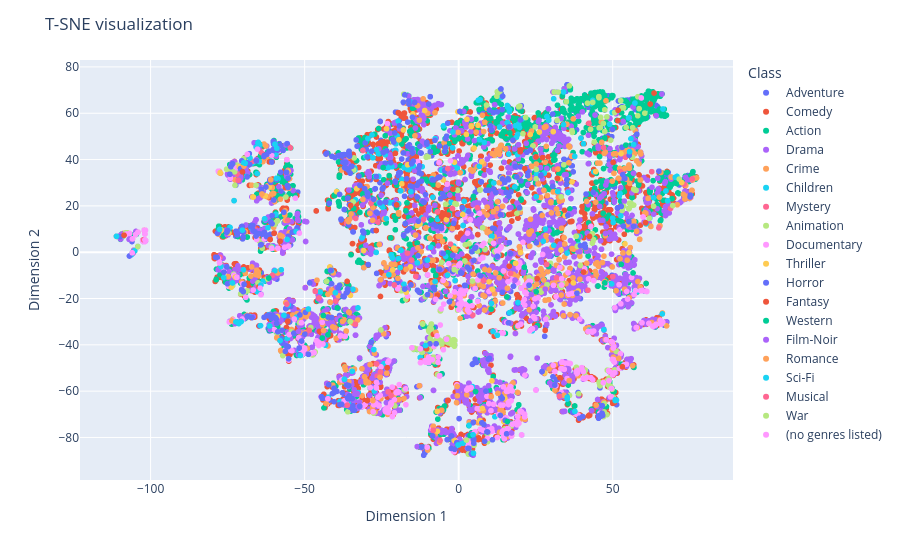

Notebook code for this chart:
### Code cell
fig = px.scatter(df_tsne, x = 'Dim1', y= 'Dim2', color= 'Class')
fig.update_layout(
    title="T-SNE visualization",
    xaxis_title="Dimension 1",
    yaxis_title="Dimension 2",
)
fig.show()

### Figure 1 — Plotly figure (JSON) as saved in the notebook; plotly's stock layout.template omitted (floating-point values rounded to 4 significant figures; data arrays with more than 128 entries replaced by an {"elided": "..."} marker saying what was removed)
{"data": [{"hovertemplate": "Class=Adventure<br>Dim1=%{x}<br>Dim2=%{y}<extra></extra>", "legendgroup": "Adventure", "marker": {"color": "#636efa", "symbol": "circle"}, "mode": "markers", "name": "Adventure", "showlegend": true, "type": "scattergl", "x": {"elided": "653 float values"}, "xaxis": "x", "y": {"elided": "653 float values"}, "yaxis": "y"}, {"hovertemplate": "Class=Comedy<br>Dim1=%{x}<br>Dim2=%{y}<extra></extra>", "legendgroup": "Comedy", "marker": {"color": "#EF553B", "symbol": "circle"}, "mode": "markers", "name": "Comedy", "showlegend": true, "type": "scattergl", "x": {"elided": "2779 float values"}, "xaxis": "x", "y": {"elided": "2779 float values"}, "yaxis": "y"}, {"hovertemplate": "Class=Action<br>Dim1=%{x}<br>Dim2=%{y}<extra></extra>", "legendgroup": "Action", "marker": {"color": "#00cc96", "symbol": "circle"}, "mode": "markers", "name": "Action", "showlegend": true, "type": "scattergl", "x": {"elided": "1828 float values"}, "xaxis": "x", "y": {"elided": "1828 float values"}, "yaxis": "y"}, {"hovertemplate": "Class=Drama<br>Dim1=%{x}<br>Dim2=%{y}<extra></extra>", "legendgroup": "Drama", "marker": {"color": "#ab63fa", "symbol": "circle"}, "mode": "markers", "name": "Drama", "showlegend": true, "type": "scattergl", "x": {"elided": "2226 float values"}, "xaxis": "x", "y": {"elided": "2226 float values"}, "yaxis": "y"}, {"hovertemplate": "Class=Crime<br>Dim1=%{x}<br>Dim2=%{y}<extra></extra>", "legendgroup": "Crime", "marker": {"color": "#FFA15A", "symbol": "circle"}, "mode": "markers", "name": "Crime", "showlegend": true, "type": "scattergl", "x": {"elided": "537 float values"}, "xaxis": "x", "y": {"elided": "537 float values"}, "yaxis": "y"}, {"hovertemplate": "Class=Children<br>Dim1=%{x}<br>Dim2=%{y}<extra></extra>", "legendgroup": "Children", "marker": {"color": "#19d3f3", "symbol": "circle"}, "mode": "markers", "name": "Children", "showlegend": true, "type": "scattergl", "x": {"elided": "197 float values"}, "xaxis": "x", "y": {"elided": "197 float values"}, "yaxis": "y"}, {"hovertemplate": "Class=Mystery<br>Dim1=%{x}<br>Dim2=%{y}<extra></extra>", "legendgroup": "Mystery", "marker": {"color": "#FF6692", "symbol": "circle"}, "mode": "markers", "name": "Mystery", "showlegend": true, "type": "scattergl", "x": [73.15, 75.8, -46.52, -6.889, -16.62, -6.048, 68.78, 31.75, 24.82, -25.47, 15.65, -28.44, 12.52, -2.645, -11.37, -15.3, -26.19, 75.33, -49.68, -67.04, -26.46, -33.44, -71.94, 52.55, 8.074, 4.603, -77.48, 43.26, -45.35, 30.99, -60.43, -2.005, -36.3, -12.05, 54.18, -20.85, 62.67, -7.499, -6.905, 47.04, -55.45, 34.8, -64.08, -55.42, -102.5, -66.43, -33.51, 42.28], "xaxis": "x", "y": [29.36, 31.65, -16.93, 17.45, -0.3982, -81.29, 18.9, -11.06, 46.45, -53.77, -10.31, 21.09, 15.58, 3.44, 14.22, -3.403, 12.91, 23.71, -35.3, 39.18, -53.5, 14.58, 33.74, 34.71, -12.21, -27.14, -2.214, -11.19, -19.79, 35.79, -9.944, 18.83, 12.35, -46.96, 40.99, -58.73, 34.77, -20.15, -19.02, 45.19, 13.83, 29.43, 43.04, 35.35, 5.222, 10.39, -31.1, 55.66], "yaxis": "y"}, {"hovertemplate": "Class=Animation<br>Dim1=%{x}<br>Dim2=%{y}<extra></extra>", "legendgroup": "Animation", "marker": {"color": "#B6E880", "symbol": "circle"}, "mode": "markers", "name": "Animation", "showlegend": true, "type": "scattergl", "x": {"elided": "298 float values"}, "xaxis": "x", "y": {"elided": "298 float values"}, "yaxis": "y"}, {"hovertemplate": "Class=Documentary<br>Dim1=%{x}<br>Dim2=%{y}<extra></extra>", "legendgroup": "Documentary", "marker": {"color": "#FF97FF", "symbol": "circle"}, "mode": "markers", "name": "Documentary", "showlegend": true, "type": "scattergl", "x": {"elided": "386 float values"}, "xaxis": "x", "y": {"elided": "386 float values"}, "yaxis": "y"}, {"hovertemplate": "Class=Thriller<br>Dim1=%{x}<br>Dim2=%{y}<extra></extra>", "legendgroup": "Thriller", "marker": {"color": "#FECB52", "symbol": "circle"}, "mode": "markers", "name": "Thriller", "showlegend": true, "type": "scattergl", "x": [6.284, -1.374, -33.09, -1.534, -21.44, 72.37, -13.47, 5.001, -4.997, -39.62, 55.29, 53.97, -11.0, -19.41, 23.2, 33.23, 9.878, -42.95, -26.67, 14.66, -17.03, -59.05, -10.49, 34.55, -58.32, 7.698, 26.2, 10.99, -15.65, -3.972, 20.08, -35.62, -18.45, 14.98, -23.43, -16.57, -6.958, -12.55, -1.372, -63.78, -42.81, 2.684, -30.87, 4.105, -41.8, 44.48, 7.484, -17.93, -6.9, 18.48, -44.33, 1.29, 2.499, -34.74, -77.42, 30.69, -0.2447, -63.77, 37.24, -77.06, 7.924, 27.93, -58.84, 6.906, -66.67, -62.79, -60.21, -62.75, -61.47, -66.85, 52.7, -74.57, -73.83, 36.8, -14.85, -55.37, 32.78, 10.8, 5.455, -71.24, 38.78, -72.47, -77.23, -35.13], "xaxis": "x", "y": [54.78, 38.87, 27.45, 1.687, -7.632, 30.09, 11.45, 44.99, 31.19, 26.15, -0.2125, 3.59, 61.17, 48.54, 50.78, 0.9137, -12.75, -27.15, -48.32, -73.13, -17.29, -36.89, -84.81, 15.82, -37.12, -67.48, 51.89, -16.05, -6.314, 14.07, -0.2514, 41.23, 29.51, -63.01, 53.29, 37.74, -68.78, 12.22, -81.29, 25.74, -28.37, 57.4, 0.7087, 54.26, -6.396, 34.82, 39.06, 52.78, -77.3, -4.795, -27.98, 16.29, 50.86, -50.96, 34.31, 52.05, 60.65, 7.803, -13.24, 9.638, -74.09, -52.18, -27.76, -72.67, 23.83, 24.3, -27.98, 28.0, 28.15, 23.85, 42.54, 8.297, -15.13, 30.39, 59.68, 35.01, 31.76, -55.54, -47.08, 36.9, -16.77, -10.74, 9.203, -18.65], "yaxis": "y"}, {"hovertemplate": "Class=Horror<br>Dim1=%{x}<br>Dim2=%{y}<extra></extra>", "legendgroup": "Horror", "marker": {"color": "#636efa", "symbol": "circle"}, "mode": "markers", "name": "Horror", "showlegend": true, "type": "scattergl", "x": {"elided": "468 float values"}, "xaxis": "x", "y": {"elided": "468 float values"}, "yaxis": "y"}, {"hovertemplate": "Class=Fantasy<br>Dim1=%{x}<br>Dim2=%{y}<extra></extra>", "legendgroup": "Fantasy", "marker": {"color": "#EF553B", "symbol": "circle"}, "mode": "markers", "name": "Fantasy", "showlegend": true, "type": "scattergl", "x": [-3.312, -20.12, 60.68, 50.15, -1.864, 58.54, 25.11, 42.47, -70.18, -45.2, -35.06, -61.18, 25.47, -29.66, -108.6, -57.97, 16.45, -8.219, 40.53, -5.566, 32.89, -64.8, -55.49, -23.23, 53.12, 27.21, -34.47, -10.43, -19.62, -43.39, -20.53, 51.75, -68.48, 19.97, -6.882, 32.07, 21.46, 62.16, -59.9, 51.65, 63.41, -36.21], "xaxis": "x", "y": [16.05, 20.44, 12.72, 38.8, 27.21, 33.41, 41.12, 6.802, 34.69, -34.21, 20.15, 5.469, -11.44, -64.06, 7.349, 4.732, -6.015, -35.47, -8.569, 15.32, -54.21, -14.95, -29.87, -49.85, -49.46, 40.81, 3.701, -41.73, 60.24, -67.14, 42.7, 61.29, -6.735, 43.34, -18.51, 31.85, 36.1, 63.97, 8.145, 56.82, 68.72, -12.6], "yaxis": "y"}, {"hovertemplate": "Class=Western<br>Dim1=%{x}<br>Dim2=%{y}<extra></extra>", "legendgroup": "Western", "marker": {"color": "#00cc96", "symbol": "circle"}, "mode": "markers", "name": "Western", "showlegend": true, "type": "scattergl", "x": [-17.15, 56.6, -24.53, 29.29, -43.95, 25.15, 52.76, 21.31, -38.22, 47.45, -35.44, -42.42, -44.26, 3.716, 5.474, 15.83, 45.24, 10.55, -39.42, -43.73, 45.73, 54.27, -61.64], "xaxis": "x", "y": [17.88, -8.965, 36.55, -6.14, -27.34, -17.08, -5.247, -6.499, -29.49, -13.25, -29.71, -35.69, -37.06, -79.16, -60.18, -73.11, -14.61, -24.52, -24.04, -67.24, 41.29, 46.23, -11.17], "yaxis": "y"}, {"hovertemplate": "Class=Film-Noir<br>Dim1=%{x}<br>Dim2=%{y}<extra></extra>", "legendgroup": "Film-Noir", "marker": {"color": "#ab63fa", "symbol": "circle"}, "mode": "markers", "name": "Film-Noir", "showlegend": true, "type": "scattergl", "x": [-51.97, 47.67, 28.11, 39.33, 23.64, 18.3, 1.154, 13.46, -32.96, 17.16, -37.02, 36.83], "xaxis": "x", "y": [-34.22, 8.096, -15.96, 0.2912, -18.25, -12.05, 38.59, 5.021, -61.0, -78.05, -55.32, -53.55], "yaxis": "y"}, {"hovertemplate": "Class=Romance<br>Dim1=%{x}<br>Dim2=%{y}<extra></extra>", "legendgroup": "Romance", "marker": {"color": "#FFA15A", "symbol": "circle"}, "mode": "markers", "name": "Romance", "showlegend": true, "type": "scattergl", "x": [-43.87, -59.02, -10.05, -67.16, -8.219, 12.75, -43.04, -37.7, -69.7, -6.654, 55.27, 27.79, 10.59, -28.79, 51.08, 0.4822, -23.51, -35.77, 7.715, 11.89, -17.07, -63.86, -25.54, 35.87, 51.94, -0.5097, -9.224, -7.366, 34.2, 56.49, -29.24, 11.2, 32.22, -73.59, -19.73, -27.85, -61.02, -57.97], "xaxis": "x", "y": [-33.82, -36.95, -85.43, -6.355, -75.15, -60.94, -65.32, -29.84, 37.16, 28.98, 37.65, 53.9, -62.4, 16.78, -16.62, 34.33, -6.514, 13.19, 59.14, -21.13, -7.402, 25.13, -53.99, -55.46, -45.82, -57.98, 5.938, -34.62, -61.78, -48.98, -56.33, 17.43, 35.91, -29.68, -11.26, -64.04, 31.26, 7.327], "yaxis": "y"}, {"hovertemplate": "Class=Sci-Fi<br>Dim1=%{x}<br>Dim2=%{y}<extra></extra>", "legendgroup": "Sci-Fi", "marker": {"color": "#19d3f3", "symbol": "circle"}, "mode": "markers", "name": "Sci-Fi", "showlegend": true, "type": "scattergl", "x": [6.787, 29.23, 28.12, -27.83, -57.96, -69.73, -70.21, 28.66, 1.425, -15.52, -55.34, 50.81, 37.72, -51.38, -34.55, 50.79, 10.63, 16.49, -59.02, -71.39, -72.29, -7.655, -67.74, -69.29, -10.13, -55.68, -69.87, -59.15, -111.1, 4.661, -64.19, -0.2073, 4.805, 19.25, 16.26, -37.09, -65.71, 55.49, 37.67, -64.32, -29.45, 66.32, 57.22, 35.21, -48.78, -77.57, -70.6, -59.62, 25.17, -65.16, 12.57, 11.15, -73.43, -56.7, 35.23, 56.81, -77.16, -52.75, 35.51, 55.15, -10.76, -27.54], "xaxis": "x", "y": [48.51, 56.97, 9.99, 40.75, -38.14, 38.64, 9.519, 58.6, -82.49, 26.15, -22.73, -63.75, -68.74, -44.59, -51.4, -64.04, -22.13, -26.16, 44.86, -30.83, -30.06, -12.64, 40.68, 38.42, -3.394, 5.499, -7.604, 31.9, 6.865, -78.84, -14.17, -83.25, -86.8, -21.72, 42.37, -54.85, 45.31, 43.41, 41.39, -31.71, 49.09, 61.83, 64.41, -63.4, -24.53, 9.832, -29.99, 46.63, 23.98, 47.3, -35.86, -34.22, -13.29, -27.25, -62.66, 46.51, -6.203, 8.937, 25.79, 57.96, -40.29, -42.05], "yaxis": "y"}, {"hovertemplate": "Class=Musical<br>Dim1=%{x}<br>Dim2=%{y}<extra></extra>", "legendgroup": "Musical", "marker": {"color": "#FF6692", "symbol": "circle"}, "mode": "markers", "name": "Musical", "showlegend": true, "type": "scattergl", "x": [28.59, 16.86, -3.569, -48.5, 64.98, -55.75, 6.064, 50.04, 32.72, -71.56, -13.92, -8.255, -22.89, -36.12, -31.09, -25.39, -54.63, -26.67, 41.97, -21.95, -20.9, -39.91, -102.3], "xaxis": "x", "y": [-5.282, -9.156, 36.1, -33.77, 10.48, -22.44, 19.16, -10.55, -62.19, 31.1, -10.49, -76.87, -60.32, -66.03, 43.93, -51.68, 45.04, -48.22, -16.42, -61.87, -14.13, -21.11, 5.386], "yaxis": "y"}, {"hovertemplate": "Class=War<br>Dim1=%{x}<br>Dim2=%{y}<extra></extra>", "legendgroup": "War", "marker": {"color": "#B6E880", "symbol": "circle"}, "mode": "markers", "name": "War", "showlegend": true, "type": "scattergl", "x": [-1.469, 2.019, -35.24, 2.538], "xaxis": "x", "y": [-7.523, -3.799, -29.92, -81.14], "yaxis": "y"}, {"hovertemplate": "Class=(no genres listed)<br>Dim1=%{x}<br>Dim2=%{y}<extra></extra>", "legendgroup": "(no genres listed)", "marker": {"color": "#FF97FF", "symbol": "circle"}, "mode": "markers", "name": "(no genres listed)", "showlegend": true, "type": "scattergl", "x": [-12.45, -53.0, 59.29, -65.31, -77.59, -69.11, -77.63, -7.457, 14.56, -55.21, -101.7, -6.557, -2.652, -53.37, 31.25, 43.55, -10.23, -71.98, -64.44, -7.028, -101.6, -4.964, -106.8, -68.61, -101.7, -26.67, -101.8, 61.08, -101.8, -106.0, -3.954, 39.95, -42.45, -51.71], "xaxis": "x", "y": [-41.72, 23.34, 66.6, 44.47, -4.356, -19.46, -4.649, -20.35, -8.061, 2.632, 9.446, -45.35, 39.47, -28.84, -51.54, -55.11, -84.18, -10.84, -15.53, -36.13, 5.013, -42.12, 8.117, 42.27, 9.446, -56.2, 5.327, -16.95, 7.867, -0.283, -37.6, -49.86, -63.3, 8.232], "yaxis": "y"}], "layout": {"legend": {"title": {"text": "Class"}, "tracegroupgap": 0}, "margin": {"t": 60}, "title": {"text": "T-SNE visualization"}, "xaxis": {"anchor": "y", "domain": [0, 1], "title": {"text": "Dimension 1"}}, "yaxis": {"anchor": "x", "domain": [0, 1], "title": {"text": "Dimension 2"}}}}
